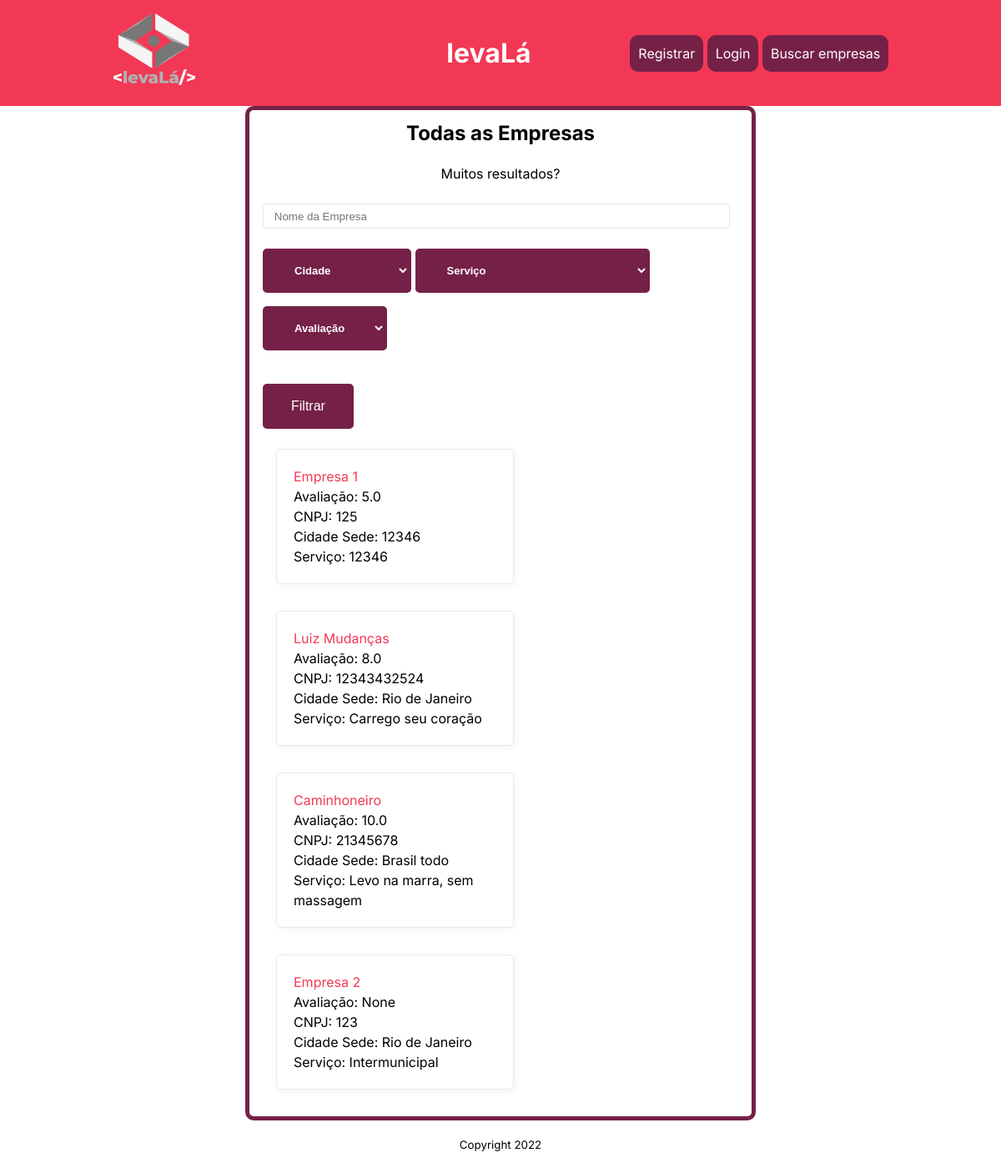
The app's page /companies/, older data.
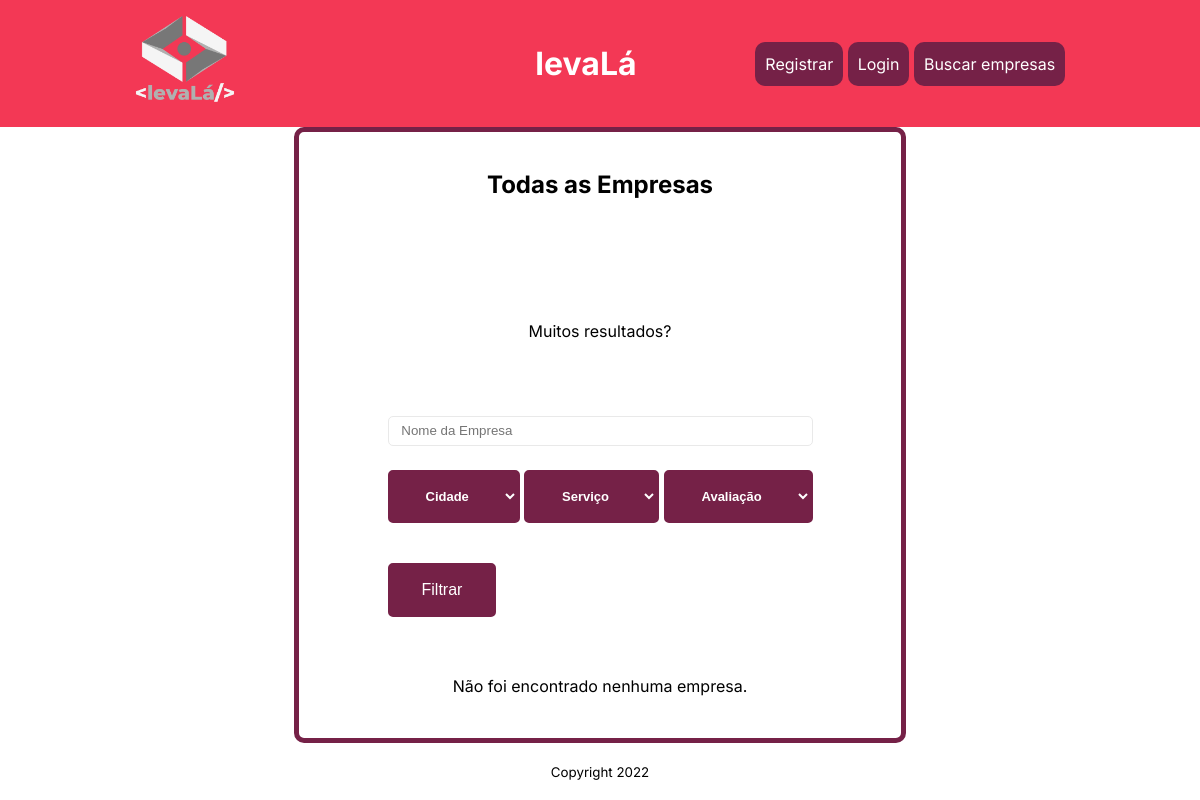
The same page, newer data.
### user/models.py (models this page shows, shortened)
class Company(models.Model):
    name = models.CharField(max_length=255)
    user = models.OneToOneField(User, on_delete = models.CASCADE, primary_key = True)
    logoURL = models.URLField(max_length=300, null=True, blank=True)
    cnpj = models.IntegerField(default=0)
    tel = models.IntegerField(default=0)
    job = models.CharField(max_length=255, default='Municipal')
    city = models.CharField(max_length=255)

### companies/views.py (the view)
# urls.py: path('', views.list_companies, name='list'),
def list_companies(request):
    company_list = Company.objects.all()
    city_list = Company.objects.order_by('city').values('city').distinct()
    pedidos_list = Company.objects.annotate(avg_score=Avg('pedido__comments__score'))
    context = {
        'company_list': company_list,
        'city_list': city_list,
        'pedidos_list': pedidos_list,
    }
    return render(request, 'companies/list.html', context)

### companies/templates/companies/list.html (shortened to what this page needs)
{% extends 'base.html' %}
{% block content %}
<h2>Todas as Empresas</h2> <br>
<section>
    <p>Muitos resultados?</p> <br>
</section>
<form action="{% url 'companies:search' %}">
    <p>
        <input type="text" name="query_name" id="id_query" placeholder="Nome da Empresa"/>
        <select id="id_query_city" name="query_city">
            <option selected>Cidade</option>
        </select>
        <select id="id_query_job" name="query_job">
            <option selected>Serviço</option>
        </select>
        <select id="id_query_score" name="query_score">
            <option selected>Avaliação</option>
        </select>
    </p> <br>
    <button type="submit">Filtrar</button>
</form>
{% if company_list %}
<section class="lista-de-cards">
    {% for company in company_list %}
    <article class="card">
        <a href="{% url 'companies:detail' company.user_id %}">{{company.name}}</a>
        {% for pedido in pedidos_list %}
            {% if pedido == company %}
                <p>Avaliação: {{ pedido.avg_score }}</p>
            {% endif %}
        {% endfor %}
        <p>CNPJ: {{ company.cnpj }}</p>
        <p>Cidade Sede: {{ company.city }}</p>
        <p>Serviço: {{ company.job }}</p>
    </article>
    {% endfor %}
</section>
{% else %}
<p>Não foi encontrado nenhuma empresa.</p>
{% endif %}
{% endblock content %}

### templates/base.html (shortened to what this page needs)
{% load static %}
<!DOCTYPE html>
<html lang="en">
<head>
    <link rel="stylesheet" type="text/css" href="{% static 'style.css' %}">
</head>
<body>
    <header id="cabecalho-principal">
        <a href="{% url 'index' %}"> <img src="{% static 'levala branco.png' %}" width="100"> </a>
        <h1> &nbsp &nbsp &nbsp &nbsp &nbsp &nbsp &nbsp &nbsp &nbsp &nbsp &nbsp &nbsp levaLá</h1>
        <nav id="navegacao-principal">
            {% if user.is_authenticated%}
            <li>Bem vindo {{ user.username }}</li>
            <li><a href="{% url 'logout' %}">Logout</a></li>
            <li><a href="{% url 'companies:list' %}">Buscar empresas</a></li>
                {% if user.is_client %}
                <li><a href="{% url 'profile' user.id %}">Perfil</a></li>
                {% endif %}
                {% if user.is_company %}
                <li><a href="{% url 'companies:detail' user.id %}">Página da Empresa</a></li>
                {% endif %}
            {% else %}
            <li><a href="{% url 'register' %}">Registrar</a></li>
            <li><a href="{% url 'login' %}">Login</a> </li>
            <li><a href="{% url 'companies:list' %}">Buscar empresas</a></li>
            {% endif %}
        </nav>
    </header>
    <main id="conteiner-principal">
        {% block content %}
        {% endblock content %}
    </main>
    <footer id="rodape-principal">
        <p>
            <small>Copyright 2022</small>
        </p>
    </footer>
</body>
</html>

### static/style.css (style rules this page uses)
:root { --primary-color: #000000; --secondary-color: #F33855; --tertiary-color: #752147; --secondary-color-light: #F4A896; --terciary-color-light: #b6316d; --bg-color: #fff; --secondary-bg-color: #e9e9e9; --color-shadow: #f4f4f4; font-family: Inter, sans-serif; font-size: 16px; line-height: 1.5em; }
* { box-sizing: border-box; margin:0; padding:0; border:0; }
html, body { height: 100%; }
header#cabecalho-principal { width: 100%; padding: 1rem 1rem; display: flex; justify-content: space-evenly; align-items: center; background-color: var(--secondary-color); }
header:has(h1) { color: white; }
li a { color: white; text-decoration: none; }
body { display: flex; flex-direction: column; background-color: white; }
nav#navegacao-principal li { display: inline-block; padding: 10px; -moz-border-radius: 10px; -webkit-border-radius: 10px; border-radius: 10px; background-color: var(--tertiary-color); }
main#conteiner-principal { margin: 0 auto; width: 51%; max-width: 1080px; padding: 1rem 1rem; flex-grow: 1; display: grid; place-items: center; border: 5px solid var(--tertiary-color); border-radius: 10px; background-color: white; }
footer#rodape-principal { display: flex; flex-direction: column; justify-content: center; align-items: center; padding: 1rem 1rem; background-color: white; }
a { color: var(--secondary-color); text-decoration: none; }
input { display: block; width: 100%; max-width: 560px; border: 1px solid var(--secondary-bg-color); border-radius: 5px; margin-bottom: 1rem; padding: 0.4rem 0.8rem; }
button { background-color: var(--tertiary-color); border: 2px solid var(--tertiary-color); color: white; border-radius: 5px; display: inline-block; font-size: medium; margin: 0.5rem 0; padding: 1rem 2rem; }
select { background-color: var(--tertiary-color); border: 2px solid var(--tertiary-color); color: var(--bg-color); border-radius: 5px; display: inline-block; font-size: small; font-weight: bold; margin: 0.5rem 0; padding: 1rem 2rem; }
section { display: grid; place-items: center; list-style-type: none; }

Row changes from the older to the newer data that the page shows:
removed Company: name "Empresa 1", avg_score "5.0", cnpj "125", city "12346", job "12346"
removed Company: name "Luiz Mudanças", avg_score "8.0", cnpj "12343432524", city "Rio de Janeiro", job "Carrego seu coração"
removed Company: name "Caminhoneiro", avg_score "10.0", cnpj "21345678", city "Brasil todo", job "Levo na marra, sem massagem"
removed Company: name "Empresa 2", avg_score "None", cnpj "123", city "Rio de Janeiro", job "Intermunicipal"
Text that changed along with them:
text now shown: "Não foi encontrado nenhuma empresa."
